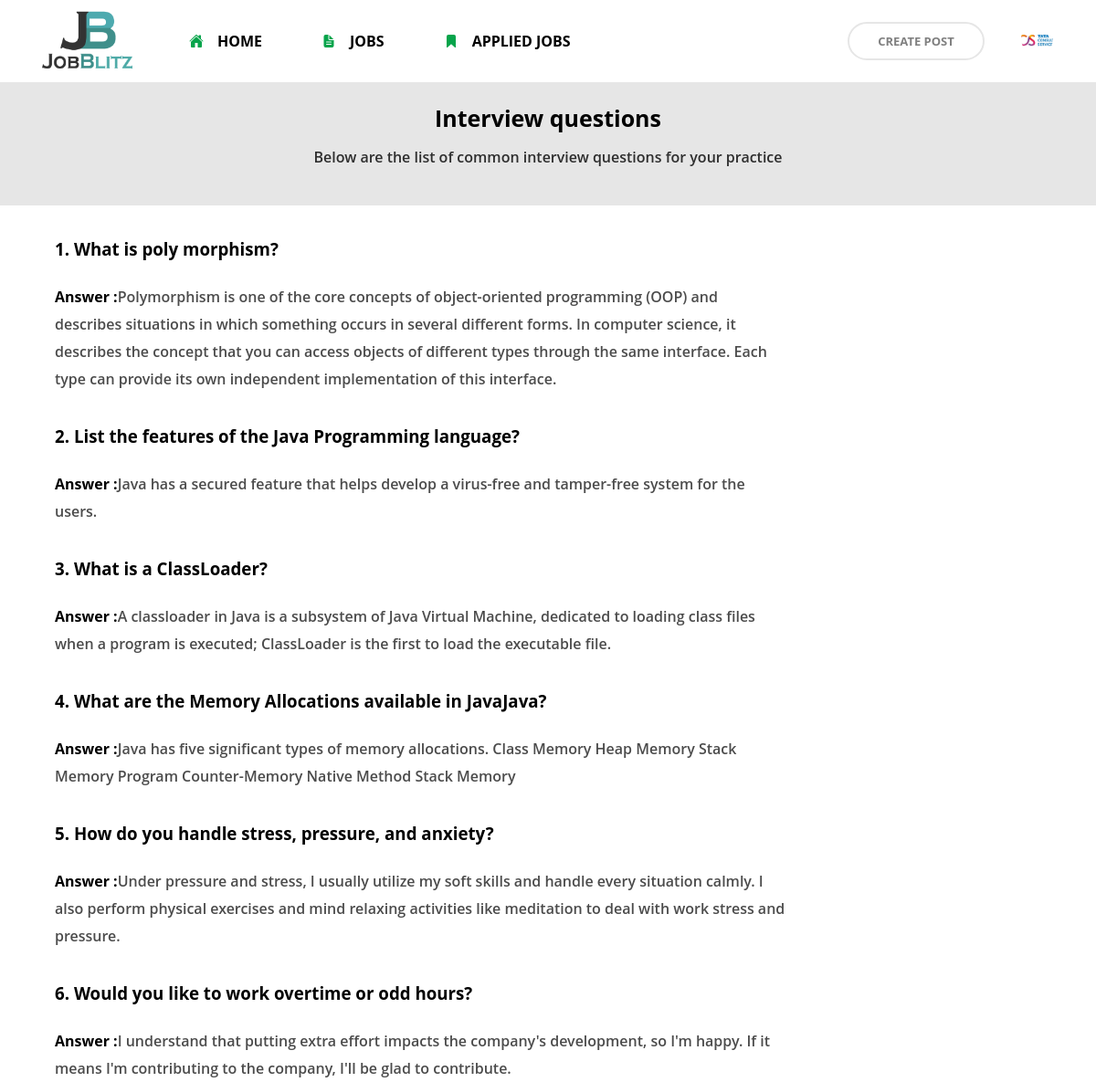
/interview/ (signed in), run on the app's committed database.
### App/models.py (models this page shows, shortened)
class userProfile(models.Model):
    user = models.ForeignKey(User,on_delete=models.CASCADE)
    image = models.ImageField(upload_to='profile_pic',default='sherlock.jpg')
    location = models.CharField(max_length=5000,blank=True)
    phone = models.CharField(max_length=5000,blank=True)
    skills = models.CharField(max_length=50000,blank=True)
    age = models.IntegerField(default=18,blank=True)
    starting_rate = models.IntegerField(default=0,blank=True)
    maximum_rate = models.IntegerField(default=10,blank=True)
    job = models.CharField(max_length=50000,default="")
    date = models.DateTimeField(auto_now_add=True, blank=True)
    qualification = models.CharField(max_length=5000,blank = True)
    response_time = models.IntegerField(default=1,blank=True)
    reg_no = models.CharField(default=0,blank=True,max_length=5000)
    company_name = models.CharField(max_length=50000,default="",blank=True)
    company_location = models.CharField(max_length=50000,blank=True)
    company_phone = models.IntegerField(default=0000000000,blank=True)
    is_company = models.BooleanField(default=False)

class InterviewQuestion(models.Model):
    question = models.CharField(max_length=50000)
    answer = models.CharField(max_length=50000,default="")

### App/views.py (the view)
# urls.py: path('interview/',views.interview,name = "interview"),
def interview(request):
    questions_list = []
    questions = InterviewQuestion.objects.all()
    profile2 = userProfile.objects.filter(user = request.user).first()
    return render(request,'interview.html',{"profile":profile2,"questions":questions})

### App/templates/interview.html (shortened to what this page needs)
{% load static %}
<!DOCTYPE html>
<html lang="en">
<head>
    <link rel="stylesheet" href="{% static 'css/view.css' %}">
    <link rel="stylesheet" href="https://cdnjs.cloudflare.com/ajax/libs/font-awesome/6.2.1/css/all.min.css" />
</head>
<body id="style-2">
    <div class="container">
        <div class="navbar-wrapper">
            <div class="navbar">
                <div class="left">
                    <a href="{% url 'homepage' %}" style="margin-top: 3px;"><img src="{% static 'images/logo.png' %}" alt=""></a>
                    <div class="links">
                        <a href="{% url 'homepage' %}" style="display: flex;justify-content: center;align-items: center;gap: 15px;"><ion-icon name="home" style="color: #07a44b;"></ion-icon>  Home</a>
                        <a href="{% url 'gigs' %}" style="display: flex;justify-content: center;align-items: center;gap: 15px;"><ion-icon name="document-text" style="color: #07a44b;"></ion-icon> Jobs</a>
                        {% if request.user.is_authenticated %}
                        <a href="{% url 'saved' %}" style="display: flex;justify-content: center;align-items: center;gap: 15px;"><ion-icon name="bookmark" style="color: #07a44b;"></ion-icon> Applied Jobs</a>
                        {% endif %}
                    </div>
                </div>
                <div class="buttons">
                    {% if not request.user.is_authenticated %}
                    <a href="{% url 'showLogin' %}"><button >Login in to my account</button></a>
                    <a href="{% url 'signup' %}"><button style="width: 120px;background-color: #07a44b;color: white;border: 2px solid #07a44b;">Signup</button></a>
                    {% else %}
                    {% if profile.is_company %}
                    <a href="{% url 'createPost' %}" style="color: black;opacity: 1;"><button style="border: 2px solid rgb(230, 230, 230);width: 150px;opacity: 1;" class="icon create-btn">Create Post</button></a>
                    {% endif %}
                    <div class="profile" style="padding:5px;" >
                        <a href="{% url 'profileView' pk=profile.user.pk %}"><img src="{{profile.image.url}}" alt="" ></a>
                    </div>
                    {% endif %}
                </div>
            </div>
        </div>
        <div class="banner" id="startchange" style="background-color: #e6e6e6;margin-top: 80px;">
            <div class="text">
                <h1>Interview questions</h1>
                <h3 class="browse">Below are the list of common interview questions for your practice</h3>
            </div>
        </div>
            <form class="wrap-ques" style="padding-left: 60px;" action="{% url 'getResult' %}" method="POST">
                {% for question in questions %}
                <div class="question" style="margin-top: 35px;display: flex;flex-direction: column;align-items: flex-start;padding-left: 0px;">
                    <div style="display: flex;flex-direction: column;align-items: flex-start;">
                        <h3 style="margin-bottom: 25px;">{{ forloop.counter }}. {{question.question}}</h3>
                        <div class="options" style="display: flex;justify-content: flex-start;align-items: center;gap: 35px;width: 800px;">
                            <div class="option" style="display: flex;justify-content: center;align-items: center;gap: 10px;">
                                <h4 style="opacity: 1;line-height: 30px;text-align: left;font-weight: 600;"><b>Answer :</b><span style="opacity: 0.7;">{{question.answer}}</span></h4>
                            </div>
                        </div>
                    </div>
                </div>
                {% endfor %}
            </form>
    </div>
</body>
</html>

### App/static/css/view.css (style rules this page uses)
* { margin: 0; padding: 0; font-family: 'Open Sans', sans-serif; }
.container { width: 100%; min-height: 100vh; }
.navbar-wrapper { display: flex; justify-content: center; align-items: center; width: 100%; position: fixed; top: 0; height: 90px; z-index: 100; background-color: white; }
.navbar { width: 93%; display: flex; justify-content: space-between; align-items: center; }
.left { display: flex; justify-content: center; align-items: center; gap: 55px; }
.links { display: flex; justify-content: center; align-items: center; gap: 65px; }
.links a { text-transform: uppercase; text-decoration: none; color: black; font-weight: 700; cursor: pointer; }
.navbar img { width: 110px; }
.buttons { display: flex; justify-content: center; align-items: center; gap: 35px; }
.buttons button:nth-child(1) { padding: 10px; border-radius: 150px; border: 2px solid #00ca59; background-color: white; width: 230px; font-weight: 700; text-transform: uppercase; font-size: 13px; cursor: pointer; transition: 0.4s; }
.icon { color: grey !important; }
.profile { display: flex; gap: 15px; justify-content: center; align-items: center; border: none; border-radius: 150px; padding: 5px; position: relative; }
.profile img { width: 35px; height: 35px; border-radius: 100px; object-fit: cover; }
.banner { background-color: #C7D6D5; width: 100%; height: 15vh; background-size: cover; display: flex; justify-content: center; align-items: center; margin-top: 95px; padding-bottom: 25px;color: rgb(1, 1, 1); }
.text h1 { font-size: 25px; margin-bottom: 15px; margin-top: 15px; }
.text { text-align: center; }
.text h3 { font-weight: 600; opacity: 0.8;font-size: 16px; }

### data on the page
userProfile: image (picture)
InterviewQuestion: question "What is poly morphism?", answer "Polymorphism is one of the core concepts of object-oriented programming (OOP) and describes situations in which something occurs in several different forms. In computer science, it describes the concept that you can access objects of different types through the same interface. Each type can provide its own independent implementation of this interface."
InterviewQuestion: question "List the features of the Java Programming language?", answer "Java has a secured feature that helps develop a virus-free and tamper-free system for the users."
InterviewQuestion: question "What is a ClassLoader?", answer "A classloader in Java is a subsystem of Java Virtual Machine, dedicated to loading class files when a program is executed; ClassLoader is the first to load the executable file."
InterviewQuestion: question "What are the Memory Allocations available in JavaJava?", answer "Java has five significant types of memory allocations. Class Memory Heap Memory Stack Memory Program Counter-Memory Native Method Stack Memory"
InterviewQuestion: question "How do you handle stress, pressure, and anxiety?", answer "Under pressure and stress, I usually utilize my soft skills and handle every situation calmly. I also perform physical exercises and mind relaxing activities like meditation to deal with work stress and pressure."
InterviewQuestion: question "Would you like to work overtime or odd hours?", answer "I understand that putting extra effort impacts the company's development, so I'm happy. If it means I'm contributing to the company, I'll be glad to contribute."
